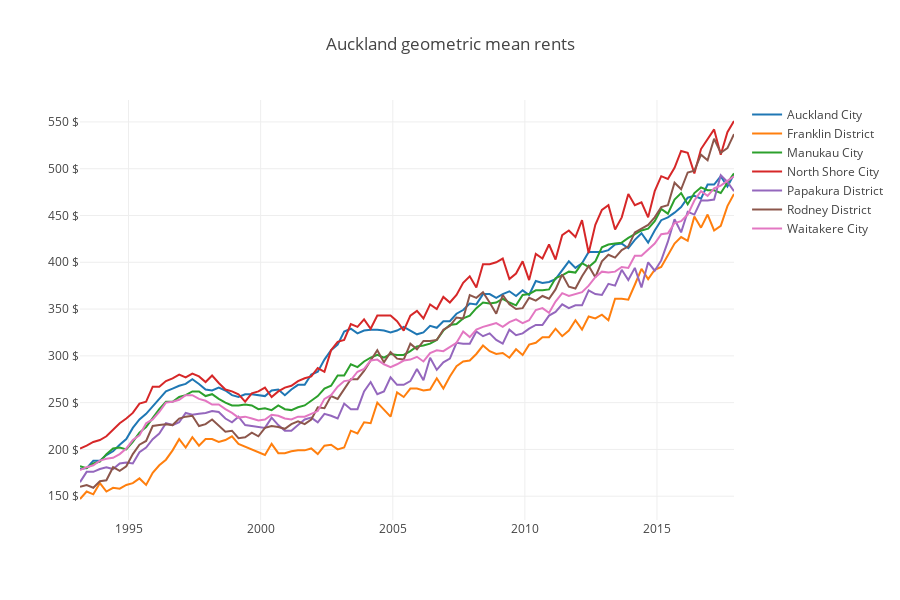
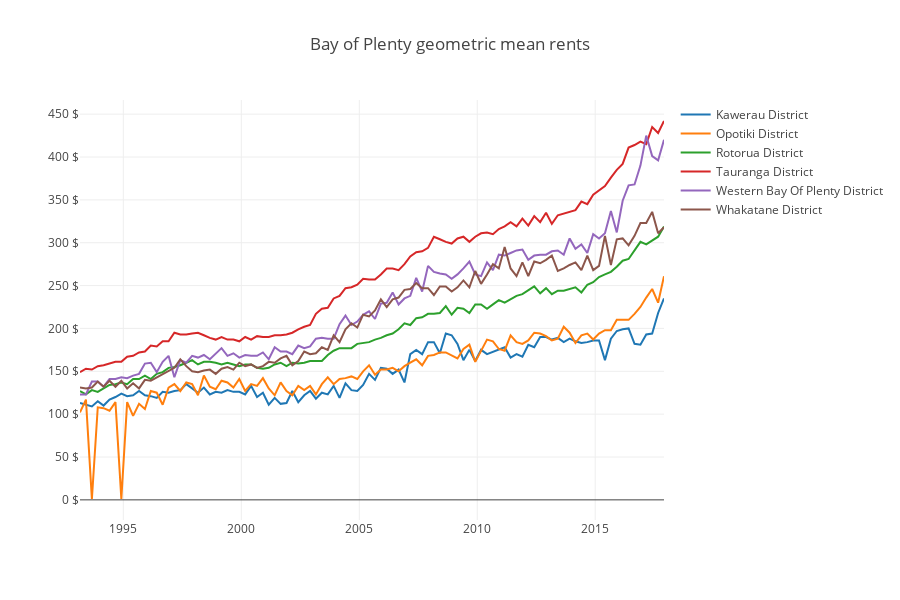
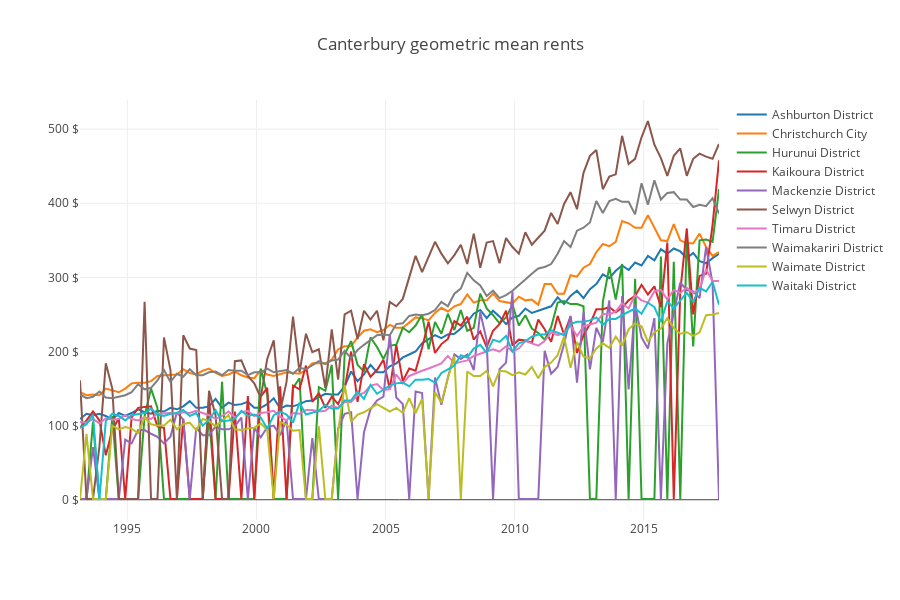
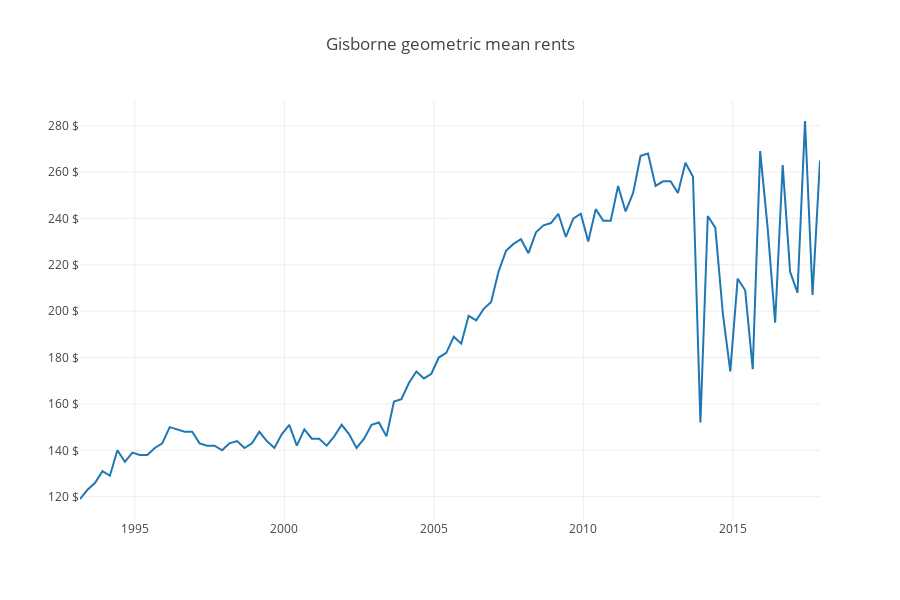

The notebook cell saved with these charts, in order:
### Code cell
# Plot
for region, ff in f.groupby('region'):
    data = []
    for territory, g in ff.groupby('territory'):
        trace = go.Scatter(
          x=g['quarter'], 
          y=g['rent_geo_mean'].round(), 
          name=territory,
        )
        data.append(trace)

    layout = go.Layout(
       height=600,
       title='{!s} geometric mean rents'.format(region),
       yaxis=dict(
           ticksuffix=' $',
       )
    )
    fig = go.Figure(data=data, layout=layout)
    po.iplot(fig)
